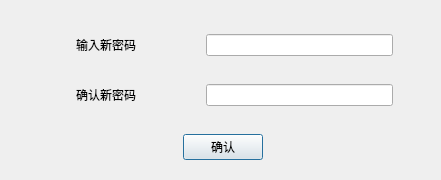
<?xml version="1.0" encoding="UTF-8"?>
<ui version="4.0">
 <class>DialogSetPasswd</class>
 <widget class="QDialog" name="DialogSetPasswd">
  <property name="geometry">
   <rect>
    <x>0</x>
    <y>0</y>
    <width>441</width>
    <height>180</height>
   </rect>
  </property>
  <property name="minimumSize">
   <size>
    <width>441</width>
    <height>180</height>
   </size>
  </property>
  <property name="maximumSize">
   <size>
    <width>441</width>
    <height>180</height>
   </size>
  </property>
  <property name="windowTitle">
   <string>设置新密码</string>
  </property>
  <widget class="QWidget" name="">
   <property name="geometry">
    <rect>
     <x>12</x>
     <y>12</y>
     <width>421</width>
     <height>171</height>
    </rect>
   </property>
   <layout class="QVBoxLayout" name="verticalLayout">
    <item>
     <layout class="QHBoxLayout" name="horizontalLayout" stretch="2,2,0">
      <item>
       <widget class="QLabel" name="lb_passwd">
        <property name="sizePolicy">
         <sizepolicy hsizetype="Preferred" vsizetype="Fixed">
          <horstretch>0</horstretch>
          <verstretch>0</verstretch>
         </sizepolicy>
        </property>
        <property name="text">
         <string>输入新密码</string>
        </property>
        <property name="alignment">
         <set>Qt::AlignCenter</set>
        </property>
       </widget>
      </item>
      <item>
       <widget class="QLineEdit" name="le_passwd">
        <property name="sizePolicy">
         <sizepolicy hsizetype="Expanding" vsizetype="Fixed">
          <horstretch>0</horstretch>
          <verstretch>0</verstretch>
         </sizepolicy>
        </property>
        <property name="echoMode">
         <enum>QLineEdit::Password</enum>
        </property>
        <property name="clearButtonEnabled">
         <bool>false</bool>
        </property>
       </widget>
      </item>
      <item>
       <spacer name="horizontalSpacer_4">
        <property name="sizePolicy">
         <sizepolicy hsizetype="Minimum" vsizetype="Minimum">
          <horstretch>0</horstretch>
          <verstretch>0</verstretch>
         </sizepolicy>
        </property>
        <property name="orientation">
         <enum>Qt::Horizontal</enum>
        </property>
        <property name="sizeHint" stdset="0">
         <size>
          <width>40</width>
          <height>20</height>
         </size>
        </property>
       </spacer>
      </item>
     </layout>
    </item>
    <item>
     <layout class="QHBoxLayout" name="horizontalLayout_2" stretch="2,2,0">
      <item>
       <widget class="QLabel" name="lb_confirm">
        <property name="sizePolicy">
         <sizepolicy hsizetype="Preferred" vsizetype="Fixed">
          <horstretch>0</horstretch>
          <verstretch>0</verstretch>
         </sizepolicy>
        </property>
        <property name="text">
         <string>确认新密码</string>
        </property>
        <property name="alignment">
         <set>Qt::AlignCenter</set>
        </property>
       </widget>
      </item>
      <item>
       <widget class="QLineEdit" name="le_confirm">
        <property name="sizePolicy">
         <sizepolicy hsizetype="Expanding" vsizetype="Fixed">
          <horstretch>0</horstretch>
          <verstretch>0</verstretch>
         </sizepolicy>
        </property>
        <property name="echoMode">
         <enum>QLineEdit::Password</enum>
        </property>
        <property name="clearButtonEnabled">
         <bool>false</bool>
        </property>
       </widget>
      </item>
      <item>
       <spacer name="horizontalSpacer_6">
        <property name="sizePolicy">
         <sizepolicy hsizetype="Minimum" vsizetype="Minimum">
          <horstretch>0</horstretch>
          <verstretch>0</verstretch>
         </sizepolicy>
        </property>
        <property name="orientation">
         <enum>Qt::Horizontal</enum>
        </property>
        <property name="sizeHint" stdset="0">
         <size>
          <width>40</width>
          <height>20</height>
         </size>
        </property>
       </spacer>
      </item>
     </layout>
    </item>
    <item>
     <layout class="QHBoxLayout" name="horizontalLayout_3">
      <item>
       <spacer name="horizontalSpacer">
        <property name="orientation">
         <enum>Qt::Horizontal</enum>
        </property>
        <property name="sizeHint" stdset="0">
         <size>
          <width>40</width>
          <height>20</height>
         </size>
        </property>
       </spacer>
      </item>
      <item>
       <widget class="QPushButton" name="btn_ok">
        <property name="text">
         <string>确认</string>
        </property>
       </widget>
      </item>
      <item>
       <spacer name="horizontalSpacer_2">
        <property name="orientation">
         <enum>Qt::Horizontal</enum>
        </property>
        <property name="sizeHint" stdset="0">
         <size>
          <width>40</width>
          <height>20</height>
         </size>
        </property>
       </spacer>
      </item>
     </layout>
    </item>
   </layout>
  </widget>
 </widget>
 <resources/>
 <connections/>
</ui>
